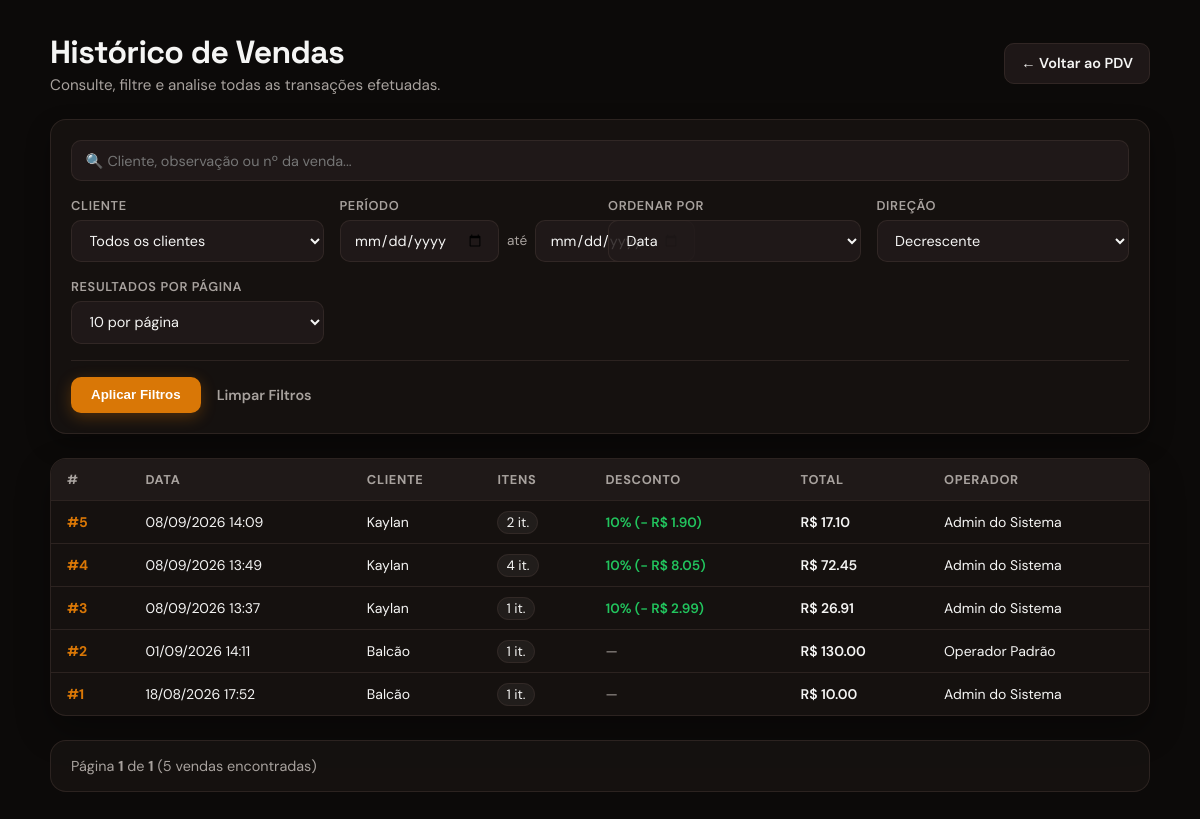
Page /pdv/historico (signed in) on the committed database.
### app/models/venda.py (models this page shows, shortened)
class Venda(Base):
    __tablename__ = "vendas"
    id         = Column(Integer, primary_key=True, index=True)
    cliente_id = Column(
        Integer,
        ForeignKey("clientes.id", ondelete="SET NULL"),
        nullable=True
    )
    usuario_id = Column(
        Integer,
        ForeignKey("usuarios.id", ondelete="SET NULL"),
        nullable=True
    )
    desconto_percentual = Column(Float, nullable=False, default=0.0)
    total_bruto  = Column(Float, nullable=False, default=0.0)
    total_liquido = Column(Float, nullable=False, default=0.0)
    observacao = Column(String(255), nullable=True)
    criado_em = Column(DateTime, server_default=func.now())
    cliente = relationship("Cliente", back_populates="vendas")
    usuario = relationship("Usuario", backref="vendas")
    itens   = relationship(
        "ItemVenda",
        back_populates="venda",
        cascade="all, delete-orphan"  # deleta itens se a venda for deletada
    )

### app/models/cliente.py (models this page shows, shortened)
class Cliente(Base):
    __tablename__ = "clientes"
    id         = Column(Integer, primary_key=True, index=True)
    nome       = Column(String(150), nullable=False, index=True)
    matricula  = Column(String(50), nullable=True, unique=True)
    telefone   = Column(String(20), nullable=True)
    is_associado = Column(Boolean, default=False, nullable=False)
    ativo      = Column(Boolean, default=True)
    criado_em  = Column(DateTime, server_default=func.now())
    vendas = relationship("Venda", back_populates="cliente")

### app/models/usuario.py (models this page shows)
class Usuario(Base):
    __tablename__ = "usuarios"
    id = Column(Integer, primary_key=True, autoincrement=True)
    nome = Column(String(100), nullable=False)
    email = Column(String(100), nullable=False, index=True, unique=True)
    senha_hash = Column(String(255), nullable=False)
    role = Column(String(20), nullable=False, default="operador")
    ativo = Column(Boolean, default=True)
    criado_em = Column(DateTime, server_default=func.now())

### app/controllers/pdv_controller.py (the view)
@router.get("/historico")
def historico_vendas(
    request: Request,
    busca: str = "",
    cliente_id: int = 0,
    data_inicio: str = "",
    data_fim: str = "",
    ordenar_por: str = "data",
    direcao: str = "desc",
    pagina: int = 1,
    db: Session = Depends(get_db),
    usuario = Depends(get_usuario_logado)
):
    query = db.query(Venda)
    if cliente_id:
        query = query.filter(Venda.cliente_id == cliente_id)
    if busca:
        termo = f"%{busca}%"
        query = query.outerjoin(Cliente).filter(
            or_(Cliente.nome.ilike(termo), Venda.observacao.ilike(termo), Venda.id.cast(String).ilike(termo))
        )
    try:
        if data_inicio:
            query = query.filter(Venda.criado_em >= datetime.fromisoformat(data_inicio))
        if data_fim:
            query = query.filter(Venda.criado_em < datetime.fromisoformat(data_fim) + timedelta(days=1))
    except ValueError:
        data_inicio = ""
        data_fim = ""
    ordenacoes = {"data": Venda.criado_em, "total": Venda.total_liquido, "desconto": Venda.desconto_percentual, "id": Venda.id}
    ordenar_por = ordenar_por if ordenar_por in ordenacoes else "data"
    direcao = direcao if direcao in ("asc", "desc") else "desc"
    coluna_ordenacao = ordenacoes[ordenar_por]
    query = query.order_by(coluna_ordenacao.desc() if direcao == "desc" else coluna_ordenacao.asc(), Venda.id.desc())
    total_vendas = query.count()
    pagina = max(pagina, 1)
    por_pagina = 10
    total_paginas = max(math.ceil(total_vendas / por_pagina), 1)
    pagina = min(pagina, total_paginas)
    vendas = query.offset((pagina - 1) * por_pagina).limit(por_pagina).all()
    clientes = db.query(Cliente).filter(Cliente.ativo == True).order_by(Cliente.nome).all()
    return templates.TemplateResponse(
        request,
        "pdv/historico.html",
        {
            "request": request, "usuario": usuario, "vendas": vendas,
            "clientes": clientes, "busca": busca, "cliente_id": cliente_id,
            "data_inicio": data_inicio, "data_fim": data_fim,
            "ordenar_por": ordenar_por, "direcao": direcao,
            "pagina": pagina, "por_pagina": por_pagina,
            "total_paginas": total_paginas, "total_vendas": total_vendas,
        }
    )

### app/templates/pdv/historico.html (shortened to what this page needs)
<!DOCTYPE html>
<html lang="pt-br">
<head>
    <link rel="stylesheet" href="/static/css/pdv/historico.css">
</head>
<body>
    <div class="container">
        <div class="page-header">
            <div>
                <h1>Histórico de Vendas</h1>
                <p class="subtitle">Consulte, filtre e analise todas as transações efetuadas.</p>
            </div>
            <div>
                <a href="/pdv" class="btn-secondary">← Voltar ao PDV</a>
            </div>
        </div>
        <form method="get" action="/pdv/historico" class="filter-form">
            <div class="filter-grid">
                <div class="filter-group full-width">
                    <input type="text" name="busca" placeholder="🔍 Cliente, observação ou nº da venda..." value="{{ busca }}" class="input-field">
                </div>
                <div class="filter-group">
                    <label for="cliente_id">Cliente</label>
                    <select name="cliente_id" id="cliente_id" class="input-field">
                        <option value="0">Todos os clientes</option>
                    </select>
                </div>
                <div class="filter-group">
                    <label>Período</label>
                    <div class="date-range">
                        <input type="date" name="data_inicio" value="{{ data_inicio }}" class="input-field" title="Data Inicial">
                        <span>até</span>
                        <input type="date" name="data_fim" value="{{ data_fim }}" class="input-field" title="Data Final">
                    </div>
                </div>
                <div class="filter-group">
                    <label for="ordenar_por">Ordenar por</label>
                    <select name="ordenar_por" id="ordenar_por" class="input-field">
                        <option value="data" {{ 'selected' if ordenar_por == 'data' else '' }}>Data</option>
                    </select>
                </div>
                <div class="filter-group">
                    <label for="direcao">Direção</label>
                    <select name="direcao" id="direcao" class="input-field">
                        <option value="desc" {{ 'selected' if direcao == 'desc' else '' }}>Decrescente</option>
                    </select>
                </div>
                <div class="filter-group">
                    <label for="por_pagina">Resultados por página</label>
                    <select name="por_pagina" id="por_pagina" class="input-field">
                        <option value="10" {{ 'selected' if por_pagina|string == '10' else '' }}>10 por página</option>
                    </select>
                </div>
            </div>
            <div class="filter-actions">
                <button type="submit" class="btn-primary">Aplicar Filtros</button>
                <a href="/pdv/historico" class="btn-clear">Limpar Filtros</a>
            </div>
        </form>
        <div class="table-container">
            <table>
                <thead>
                    <tr>
                        <th>#</th>
                        <th>Data</th>
                        <th>Cliente</th>
                        <th>Itens</th>
                        <th>Desconto</th>
                        <th>Total</th>
                        <th>Operador</th>
                    </tr>
                </thead>
                <tbody>
                    {% for v in vendas %}
                    <tr>
                        <td><a href="/pdv/venda/{{ v.id }}" class="venda-link">#{{ v.id }}</a></td>
                        <td>{{ v.criado_em.strftime('%d/%m/%Y %H:%M') }}</td>
                        <td>{{ v.cliente.nome if v.cliente else "Balcão" }}</td>
                        <td><span class="badge-itens">{{ v.itens | length }} it.</span></td>
                        <td>
                            {% if v.desconto_percentual > 0 %}
                            <span class="discount-tag">
                                {{ v.desconto_percentual|int }}% (− R$ {{ "%.2f"|format(v.desconto_valor) }})
                            </span>
                            {% else %}
                            <span class="text-muted">—</span>
                            {% endif %}
                        </td>
                        <td class="preco">R$ {{ "%.2f"|format(v.total_liquido) }}</td>
                        <td>{{ v.usuario.nome if v.usuario else "—" }}</td>
                    </tr>
                    {% endfor %}
                </tbody>
            </table>
        </div>
        <div class="pagination-footer">
            <p class="pagination-info">Página <strong>{{ pagina }}</strong> de <strong>{{ total_paginas }}</strong> ({{ total_vendas }} vendas encontradas)</p>
            {% set total_registros = total_vendas %}
        </div>
    </div>
</body>
</html>

### app/static/css/pdv/historico.css (style rules this page uses)
:root { --bg-color: #0c0a09; --card-bg: rgba(24, 20, 18, 0.75); --surface-2: rgba(33, 27, 26, 0.85); --border-color: rgba(68, 54, 51, 0.5); --primary-color: #d97706; --primary-hover: #b45309; --green: #22c55e; --text-main: #f5f5f4; --text-muted: #a8a29e; --font-head: 'Space Grotesk', system-ui, sans-serif; --font-body: 'DM Sans', system-ui, sans-serif; --radius: 16px; --radius-sm: 10px; }
* { box-sizing: border-box; margin: 0; padding: 0; }
body { background-color: var(--bg-color); color: var(--text-main); font-family: var(--font-body); font-size: 14px; min-height: 100vh; padding: 32px 16px; display: flex; justify-content: center; }
.container { width: 100%; max-width: 1100px; display: flex; flex-direction: column; gap: 1.5rem; }
.page-header { display: flex; justify-content: space-between; align-items: center; }
h1 { font-family: var(--font-head); font-size: 2rem; font-weight: 700; letter-spacing: -0.02em; }
.subtitle { color: var(--text-muted); font-size: 0.95rem; margin-top: 0.2rem; }
.filter-form { background: var(--card-bg); border: 1px solid var(--border-color); border-radius: var(--radius); padding: 1.25rem; box-shadow: 0 10px 25px rgba(0, 0, 0, 0.3); display: flex; flex-direction: column; gap: 1rem; }
.filter-grid { display: grid; grid-template-columns: repeat(auto-fit, minmax(200px, 1fr)); gap: 1rem; }
.filter-group { display: flex; flex-direction: column; gap: 0.35rem; }
.filter-group.full-width { grid-column: 1 / -1; }
.filter-group label { font-size: 0.8rem; font-weight: 600; color: var(--text-muted); text-transform: uppercase; letter-spacing: 0.05em; }
.input-field { background: var(--surface-2); border: 1px solid var(--border-color); color: var(--text-main); padding: 0.65rem 0.85rem; border-radius: var(--radius-sm); font-family: var(--font-body); font-size: 0.9rem; width: 100%; outline: none; transition: border-color 0.2s, box-shadow 0.2s; }
.date-range { display: flex; align-items: center; gap: 0.5rem; }
.date-range span { color: var(--text-muted); font-size: 0.85rem; }
.filter-actions { display: flex; align-items: center; gap: 1rem; border-top: 1px solid var(--border-color); padding-top: 1rem; }
.table-container { background: var(--card-bg); border: 1px solid var(--border-color); border-radius: var(--radius); overflow-x: auto; box-shadow: 0 15px 35px rgba(0, 0, 0, 0.3); }
table { width: 100%; border-collapse: collapse; text-align: left; }
th { background: var(--surface-2); padding: 12px 16px; font-size: 0.8rem; text-transform: uppercase; letter-spacing: 0.05em; color: var(--text-muted); border-bottom: 1px solid var(--border-color); }
td { padding: 12px 16px; border-bottom: 1px solid var(--border-color); color: var(--text-main); }
tr:last-child td { border-bottom: none; }
.venda-link { color: var(--primary-color); font-weight: 700; text-decoration: none; }
.badge-itens { background: rgba(255, 255, 255, 0.05); border: 1px solid var(--border-color); padding: 2px 8px; border-radius: 20px; font-size: 0.85rem; }
.discount-tag { color: var(--green); font-weight: 600; font-size: 0.85rem; }
.text-muted { color: var(--text-muted); }
.preco { font-weight: 600; color: var(--text-main); }
.pagination-footer { display: flex; justify-content: space-between; align-items: center; background: var(--card-bg); border: 1px solid var(--border-color); padding: 1rem 1.25rem; border-radius: var(--radius); }
.pagination-info { color: var(--text-muted); font-size: 0.9rem; }
.btn-primary { background-color: var(--primary-color); color: white; padding: 0.65rem 1.25rem; border-radius: var(--radius-sm); font-weight: 600; border: none; cursor: pointer; box-shadow: 0 4px 15px rgba(217, 119, 6, 0.3); transition: background 0.2s; }
.btn-secondary { background: var(--surface-2); border: 1px solid var(--border-color); color: var(--text-main); padding: 0.65rem 1rem; border-radius: var(--radius-sm); font-weight: 600; font-size: 0.9rem; text-decoration: none; cursor: pointer; transition: background 0.2s; }
.btn-clear { color: var(--text-muted); text-decoration: none; font-weight: 600; font-size: 0.9rem; transition: color 0.2s; }

### rows in the picture
Venda: id "5", criado_em "08/09/2026 14:09", cliente "Kaylan", itens|length "2", desconto_percentual "10", desconto_valor "1.90", total_liquido "17.10", usuario "Admin do Sistema"
Venda: id "4", criado_em "08/09/2026 13:49", cliente "Kaylan", itens|length "4", desconto_percentual "10", desconto_valor "8.05", total_liquido "72.45", usuario "Admin do Sistema"
Venda: id "3", criado_em "08/09/2026 13:37", cliente "Kaylan", itens|length "1", desconto_percentual "10", desconto_valor "2.99", total_liquido "26.91", usuario "Admin do Sistema"
Venda: id "2", criado_em "01/09/2026 14:11", cliente "Balcão", itens|length "1", total_liquido "130.00", usuario "Operador Padrão"
Venda: id "1", criado_em "18/08/2026 17:52", cliente "Balcão", itens|length "1", total_liquido "10.00", usuario "Admin do Sistema"

### other values in the picture
{{ pagina }} "1"
{{ total_paginas }} "1"
{{ total_vendas }} "5"
